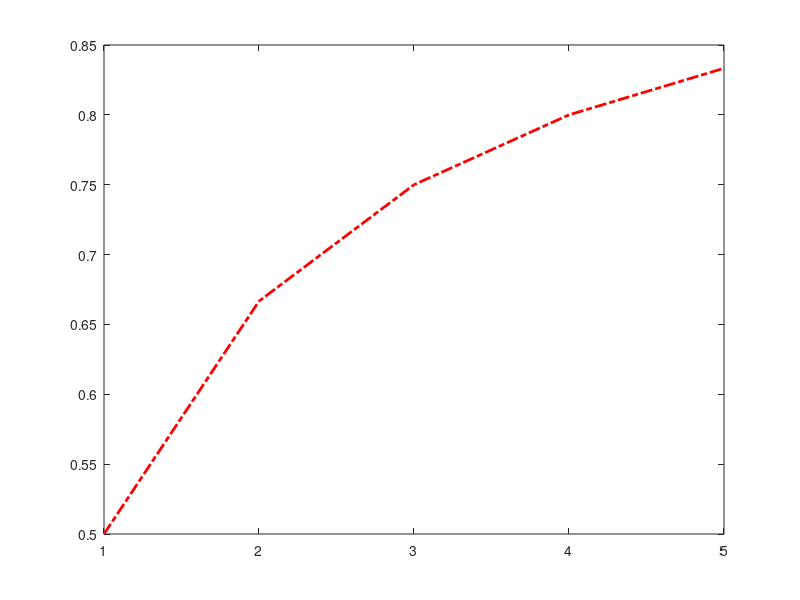

Here is the MATLAB script that generated this plot:
% Code 3 Q_2 while-loop

clc, clear, close all

n = input('Enter n: ');
F_n = 0;
f_n = [];
i=1;

while i < n+1
  F_n = F_n + 1./((i+1).*i);
  f_n = [f_n F_n];
  i = i+1;
end
plot (f_n, '-.r', 'linewidth', 2, 'markersize', 1)


